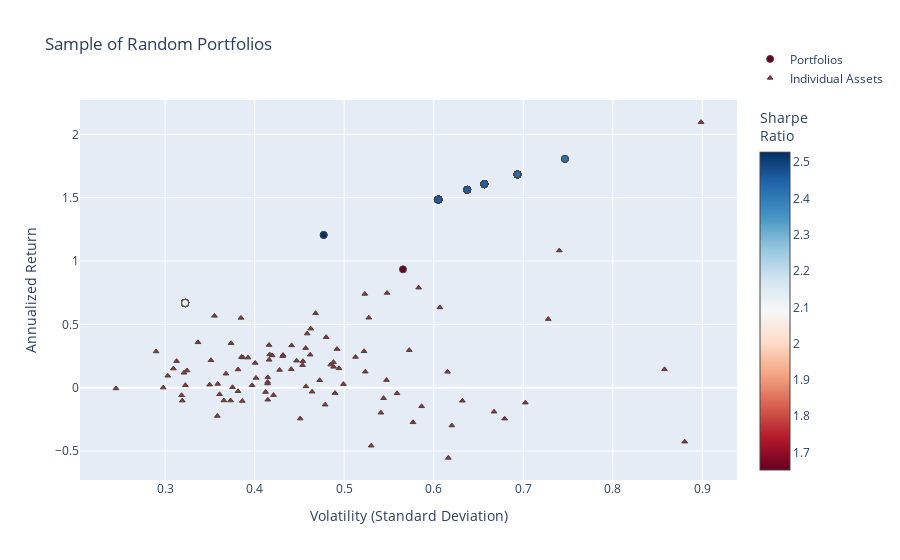

Here is the notebook cell this chart was saved with:
### Code cell
fig = go.Figure()

fig.add_trace(go.Scatter(
    x=[p["variance"]**0.5 for p in total_portfolios],  # Convert variance to volatility
    y=[p["return"] for p in total_portfolios],
    mode='markers',
    marker=dict(
        color=[p["sharpe"] for p in total_portfolios],  # Sharpe Ratio
        showscale=True,
        size=7,
        line=dict(width=1),
        colorscale="RdBu",
        colorbar=dict(title="Sharpe<br>Ratio")
    ),
    hoverinfo='text',
    text=[
        f"Return: {p['return']:.3%}<br>Volatility: {p['variance']**0.5:.3f}<br>" +
        f"Sharpe Ratio: {p['return'] / (p['variance']**0.5):.3f}<br>" +
        "<br>".join([f"{p['tickers'][i]}: Weight={p['weights'][i]:.3f}" for i in range(len(p['tickers']))])
        for p in total_portfolios
    ],
    name="Portfolios"
))

fig.add_trace(go.Scatter(
    x=volatility,
    y=annualized_returns,
    mode='markers',
    hoverinfo='text',
    hovertext=[
        f"{name} <br>Volatility: {vol:.3f} <br>Returns: {ret:.3%} <br>Sharpe Ratio: {sr:.3f}"
        for name, vol, ret, sr in zip(names, volatility, annualized_returns, sharpe_ratios)
    ],
    marker=dict(
        color='brown',
        size=5,
        symbol='triangle-up',  # Sets the marker shape to a triangle
        line=dict(width=1)
    ),
    name="Individual Assets"
))

fig.update_layout(
    title='Sample of Random Portfolios',
    xaxis_title='Volatility (Standard Deviation)',
    yaxis_title='Annualized Return',
    legend=dict(y=5
    )
)


fig.show()

### Figure 1 — Plotly figure (JSON) as saved in the notebook; plotly's stock layout.template omitted (floating-point values rounded to 4 significant figures; data arrays with more than 128 entries replaced by an {"elided": "..."} marker saying what was removed)
{"data": [{"hoverinfo": "text", "marker": {"color": {"elided": "282 float values"}, "colorbar": {"title": {"text": "Sharpe<br>Ratio"}}, "colorscale": [[0, "rgb(103,0,31)"], [0.1, "rgb(178,24,43)"], [0.2, "rgb(214,96,77)"], [0.3, "rgb(244,165,130)"], [0.4, "rgb(253,219,199)"], [0.5, "rgb(247,247,247)"], [0.6, "rgb(209,229,240)"], [0.7, "rgb(146,197,222)"], [0.8, "rgb(67,147,195)"], [0.9, "rgb(33,102,172)"], [1, "rgb(5,48,97)"]], "line": {"width": 1}, "showscale": true, "size": 7}, "mode": "markers", "name": "Portfolios", "text": {"elided": "282 str values"}, "type": "scatter", "x": {"elided": "282 float values"}, "y": {"elided": "282 float values"}}, {"hoverinfo": "text", "hovertext": ["GIS_Close <br>Volatility: 0.309 <br>Returns: 15.105% <br>Sharpe Ratio: 0.488", "WMT_Close <br>Volatility: 0.313 <br>Returns: 20.983% <br>Sharpe Ratio: 0.671", "ORCL_Close <br>Volatility: 0.401 <br>Returns: 19.527% <br>Sharpe Ratio: 0.487", "GS_Close <br>Volatility: 0.524 <br>Returns: 12.618% <br>Sharpe Ratio: 0.241", "TMO_Close <br>Volatility: 0.374 <br>Returns: 35.075% <br>Sharpe Ratio: 0.939", "ACN_Close <br>Volatility: 0.416 <br>Returns: 22.015% <br>Sharpe Ratio: 0.529", "DUK_Close <br>Volatility: 0.415 <br>Returns: 4.539% <br>Sharpe Ratio: 0.110", "NVDA_Close <br>Volatility: 0.583 <br>Returns: 78.950% <br>Sharpe Ratio: 1.354", "BMY_Close <br>Volatility: 0.298 <br>Returns: 0.066% <br>Sharpe Ratio: 0.002", "NEE_Close <br>Volatility: 0.417 <br>Returns: 26.242% <br>Sharpe Ratio: 0.630", "SRE_Close <br>Volatility: 0.479 <br>Returns: -13.414% <br>Sharpe Ratio: -0.280", "IBM_Close <br>Volatility: 0.412 <br>Returns: -3.438% <br>Sharpe Ratio: -0.083", "ISRG_Close <br>Volatility: 0.457 <br>Returns: 31.244% <br>Sharpe Ratio: 0.684", "BABA_Close <br>Volatility: 0.415 <br>Returns: 8.165% <br>Sharpe Ratio: 0.197", "CPB_Close <br>Volatility: 0.323 <br>Returns: 1.937% <br>Sharpe Ratio: 0.060", "MS_Close <br>Volatility: 0.573 <br>Returns: 29.594% <br>Sharpe Ratio: 0.517", "RMD_Close <br>Volatility: 0.492 <br>Returns: 30.490% <br>Sharpe Ratio: 0.620", "EXC_Close <br>Volatility: 0.490 <br>Returns: -4.296% <br>Sharpe Ratio: -0.088", "AMD_Close <br>Volatility: 0.607 <br>Returns: 63.359% <br>Sharpe Ratio: 1.044", "VRTX_Close <br>Volatility: 0.473 <br>Returns: 5.877% <br>Sharpe Ratio: 0.124", "KO_Close <br>Volatility: 0.350 <br>Returns: 2.369% <br>Sharpe Ratio: 0.068", "TXN_Close <br>Volatility: 0.432 <br>Returns: 25.771% <br>Sharpe Ratio: 0.597", "MCD_Close <br>Volatility: 0.401 <br>Returns: 7.720% <br>Sharpe Ratio: 0.192", "JNJ_Close <br>Volatility: 0.303 <br>Returns: 9.397% <br>Sharpe Ratio: 0.310", "HON_Close <br>Volatility: 0.453 <br>Returns: 17.805% <br>Sharpe Ratio: 0.393", "PYPL_Close <br>Volatility: 0.523 <br>Returns: 74.029% <br>Sharpe Ratio: 1.415", "MRK_Close <br>Volatility: 0.319 <br>Returns: -10.200% <br>Sharpe Ratio: -0.320", "UBER_Close <br>Volatility: 0.728 <br>Returns: 54.160% <br>Sharpe Ratio: 0.744", "XOM_Close <br>Volatility: 0.530 <br>Returns: -45.815% <br>Sharpe Ratio: -0.864", "GM_Close <br>Volatility: 0.615 <br>Returns: 12.534% <br>Sharpe Ratio: 0.204", "KR_Close <br>Volatility: 0.321 <br>Returns: 11.767% <br>Sharpe Ratio: 0.366", "LMT_Close <br>Volatility: 0.415 <br>Returns: -9.516% <br>Sharpe Ratio: -0.229", "TSLA_Close <br>Volatility: 0.898 <br>Returns: 209.696% <br>Sharpe Ratio: 2.334", "REGN_Close <br>Volatility: 0.431 <br>Returns: 24.871% <br>Sharpe Ratio: 0.577", "AMGN_Close <br>Volatility: 0.381 <br>Returns: -2.820% <br>Sharpe Ratio: -0.074", "UNH_Close <br>Volatility: 0.485 <br>Returns: 18.210% <br>Sharpe Ratio: 0.376", "T_Close <br>Volatility: 0.358 <br>Returns: -22.344% <br>Sharpe Ratio: -0.624", "ADBE_Close <br>Volatility: 0.480 <br>Returns: 39.865% <br>Sharpe Ratio: 0.831", "VZ_Close <br>Volatility: 0.245 <br>Returns: -0.605% <br>Sharpe Ratio: -0.025", "WFC_Close <br>Volatility: 0.616 <br>Returns: -55.430% <br>Sharpe Ratio: -0.899", "GILD_Close <br>Volatility: 0.373 <br>Returns: -10.162% <br>Sharpe Ratio: -0.272", "EW_Close <br>Volatility: 0.441 <br>Returns: 14.610% <br>Sharpe Ratio: 0.331", "DIS_Close <br>Volatility: 0.488 <br>Returns: 20.167% <br>Sharpe Ratio: 0.413", "ABBV_Close <br>Volatility: 0.351 <br>Returns: 21.647% <br>Sharpe Ratio: 0.616", "BIIB_Close <br>Volatility: 0.667 <br>Returns: -18.970% <br>Sharpe Ratio: -0.284", "LYFT_Close <br>Volatility: 0.858 <br>Returns: 14.478% <br>Sharpe Ratio: 0.169", "MO_Close <br>Volatility: 0.366 <br>Returns: -10.116% <br>Sharpe Ratio: -0.277", "BSX_Close <br>Volatility: 0.451 <br>Returns: -24.400% <br>Sharpe Ratio: -0.541", "DHR_Close <br>Volatility: 0.337 <br>Returns: 35.814% <br>Sharpe Ratio: 1.064", "MDT_Close <br>Volatility: 0.414 <br>Returns: 3.293% <br>Sharpe Ratio: 0.079", "SPOT_Close <br>Volatility: 0.548 <br>Returns: 74.788% <br>Sharpe Ratio: 1.365", "META_Close <br>Volatility: 0.462 <br>Returns: 26.030% <br>Sharpe Ratio: 0.563", "PG_Close <br>Volatility: 0.325 <br>Returns: 13.501% <br>Sharpe Ratio: 0.416", "UA_Close <br>Volatility: 0.679 <br>Returns: -24.459% <br>Sharpe Ratio: -0.360", "COST_Close <br>Volatility: 0.290 <br>Returns: 28.590% <br>Sharpe Ratio: 0.986", "V_Close <br>Volatility: 0.428 <br>Returns: 13.994% <br>Sharpe Ratio: 0.327", "QCOM_Close <br>Volatility: 0.528 <br>Returns: 55.263% <br>Sharpe Ratio: 1.048", "GE_Close <br>Volatility: 0.632 <br>Returns: -10.323% <br>Sharpe Ratio: -0.163", "MMM_Close <br>Volatility: 0.375 <br>Returns: 0.330% <br>Sharpe Ratio: 0.009", "SAP_Close <br>Volatility: 0.464 <br>Returns: -3.194% <br>Sharpe Ratio: -0.069", "LLY_Close <br>Volatility: 0.419 <br>Returns: 25.453% <br>Sharpe Ratio: 0.607", "DE_Close <br>Volatility: 0.459 <br>Returns: 42.745% <br>Sharpe Ratio: 0.932", "BAC_Close <br>Volatility: 0.586 <br>Returns: -14.706% <br>Sharpe Ratio: -0.251", "ETN_Close <br>Volatility: 0.513 <br>Returns: 24.236% <br>Sharpe Ratio: 0.473", "PM_Close <br>Volatility: 0.397 <br>Returns: 1.919% <br>Sharpe Ratio: 0.048", "SYK_Close <br>Volatility: 0.494 <br>Returns: 15.287% <br>Sharpe Ratio: 0.309", "SNAP_Close <br>Volatility: 0.740 <br>Returns: 108.305% <br>Sharpe Ratio: 1.463", "MSFT_Close <br>Volatility: 0.441 <br>Returns: 33.406% <br>Sharpe Ratio: 0.757", "NKE_Close <br>Volatility: 0.416 <br>Returns: 33.675% <br>Sharpe Ratio: 0.809", "CAT_Close <br>Volatility: 0.454 <br>Returns: 20.953% <br>Sharpe Ratio: 0.462", "EMR_Close <br>Volatility: 0.547 <br>Returns: 6.008% <br>Sharpe Ratio: 0.110", "BTI_Close <br>Volatility: 0.361 <br>Returns: -5.213% <br>Sharpe Ratio: -0.144", "SO_Close <br>Volatility: 0.457 <br>Returns: 0.996% <br>Sharpe Ratio: 0.022", "CVX_Close <br>Volatility: 0.620 <br>Returns: -29.888% <br>Sharpe Ratio: -0.482", "AAPL_Close <br>Volatility: 0.468 <br>Returns: 58.803% <br>Sharpe Ratio: 1.256", "ABT_Close <br>Volatility: 0.393 <br>Returns: 23.745% <br>Sharpe Ratio: 0.605", "JPM_Close <br>Volatility: 0.544 <br>Returns: -8.287% <br>Sharpe Ratio: -0.152", "SYY_Close <br>Volatility: 0.702 <br>Returns: -11.836% <br>Sharpe Ratio: -0.169", "GOOG_Close <br>Volatility: 0.385 <br>Returns: 24.168% <br>Sharpe Ratio: 0.627", "ZBH_Close <br>Volatility: 0.499 <br>Returns: 2.809% <br>Sharpe Ratio: 0.056", "BA_Close <br>Volatility: 0.880 <br>Returns: -42.649% <br>Sharpe Ratio: -0.485", "CSCO_Close <br>Volatility: 0.421 <br>Returns: -5.864% <br>Sharpe Ratio: -0.139", "F_Close <br>Volatility: 0.559 <br>Returns: -4.460% <br>Sharpe Ratio: -0.080", "AMZN_Close <br>Volatility: 0.385 <br>Returns: 55.101% <br>Sharpe Ratio: 1.432", "PEP_Close <br>Volatility: 0.368 <br>Returns: 11.037% <br>Sharpe Ratio: 0.300", "MA_Close <br>Volatility: 0.488 <br>Returns: 16.468% <br>Sharpe Ratio: 0.337", "CMCSA_Close <br>Volatility: 0.381 <br>Returns: 14.383% <br>Sharpe Ratio: 0.377", "RTX_Close <br>Volatility: 0.577 <br>Returns: -27.337% <br>Sharpe Ratio: -0.474", "INTC_Close <br>Volatility: 0.541 <br>Returns: -19.777% <br>Sharpe Ratio: -0.366", "PFE_Close <br>Volatility: 0.359 <br>Returns: 2.947% <br>Sharpe Ratio: 0.082", "RDY_Close <br>Volatility: 0.355 <br>Returns: 56.708% <br>Sharpe Ratio: 1.597", "K_Close <br>Volatility: 0.318 <br>Returns: -5.956% <br>Sharpe Ratio: -0.187", "NFLX_Close <br>Volatility: 0.463 <br>Returns: 46.595% <br>Sharpe Ratio: 1.007", "AEP_Close <br>Volatility: 0.386 <br>Returns: -10.503% <br>Sharpe Ratio: -0.272", "CRM_Close <br>Volatility: 0.522 <br>Returns: 28.769% <br>Sharpe Ratio: 0.551", "HD_Close <br>Volatility: 0.447 <br>Returns: 21.279% <br>Sharpe Ratio: 0.476", "GOOGL_Close <br>Volatility: 0.387 <br>Returns: 23.883% <br>Sharpe Ratio: 0.617"], "marker": {"color": "brown", "line": {"width": 1}, "size": 5, "symbol": "triangle-up"}, "mode": "markers", "name": "Individual Assets", "type": "scatter", "x": [0.3093, 0.3128, 0.4007, 0.5235, 0.3737, 0.4162, 0.4145, 0.5832, 0.2979, 0.4168, 0.4787, 0.4122, 0.4569, 0.4147, 0.3227, 0.5726, 0.492, 0.4898, 0.6069, 0.4726, 0.3497, 0.4317, 0.4015, 0.303, 0.4535, 0.523, 0.3192, 0.7279, 0.5301, 0.6154, 0.3211, 0.4147, 0.8985, 0.4314, 0.3814, 0.4849, 0.3583, 0.4799, 0.2451, 0.6163, 0.3731, 0.4409, 0.488, 0.3512, 0.6673, 0.8577, 0.3656, 0.4508, 0.3367, 0.4145, 0.5479, 0.4621, 0.3245, 0.6792, 0.2899, 0.4278, 0.5275, 0.632, 0.3753, 0.4642, 0.4195, 0.4587, 0.5865, 0.5127, 0.3971, 0.4943, 0.7402, 0.4413, 0.4161, 0.4539, 0.5472, 0.3608, 0.4573, 0.6202, 0.4681, 0.3926, 0.544, 0.7023, 0.3853, 0.4992, 0.8803, 0.4211, 0.559, 0.3847, 0.368, 0.4882, 0.3815, 0.5768, 0.541, 0.3587, 0.3552, 0.3184, 0.4626, 0.3862, 0.5222, 0.4468, 0.3869], "y": [0.1511, 0.2098, 0.1953, 0.1262, 0.3507, 0.2202, 0.04539, 0.7895, 0.0006639, 0.2624, -0.1341, -0.03438, 0.3124, 0.08165, 0.01937, 0.2959, 0.3049, -0.04296, 0.6336, 0.05877, 0.02369, 0.2577, 0.0772, 0.09397, 0.1781, 0.7403, -0.102, 0.5416, -0.4582, 0.1253, 0.1177, -0.09516, 2.097, 0.2487, -0.0282, 0.1821, -0.2234, 0.3986, -0.006055, -0.5543, -0.1016, 0.1461, 0.2017, 0.2165, -0.1897, 0.1448, -0.1012, -0.244, 0.3581, 0.03293, 0.7479, 0.2603, 0.135, -0.2446, 0.2859, 0.1399, 0.5526, -0.1032, 0.003302, -0.03194, 0.2545, 0.4275, -0.1471, 0.2424, 0.01919, 0.1529, 1.083, 0.3341, 0.3368, 0.2095, 0.06008, -0.05213, 0.009958, -0.2989, 0.588, 0.2374, -0.08287, -0.1184, 0.2417, 0.02809, -0.4265, -0.05864, -0.0446, 0.551, 0.1104, 0.1647, 0.1438, -0.2734, -0.1978, 0.02947, 0.5671, -0.05956, 0.4659, -0.105, 0.2877, 0.2128, 0.2388]}], "layout": {"legend": {"y": 5}, "title": {"text": "Sample of Random Portfolios"}, "xaxis": {"title": {"text": "Volatility (Standard Deviation)"}}, "yaxis": {"title": {"text": "Annualized Return"}}}}
